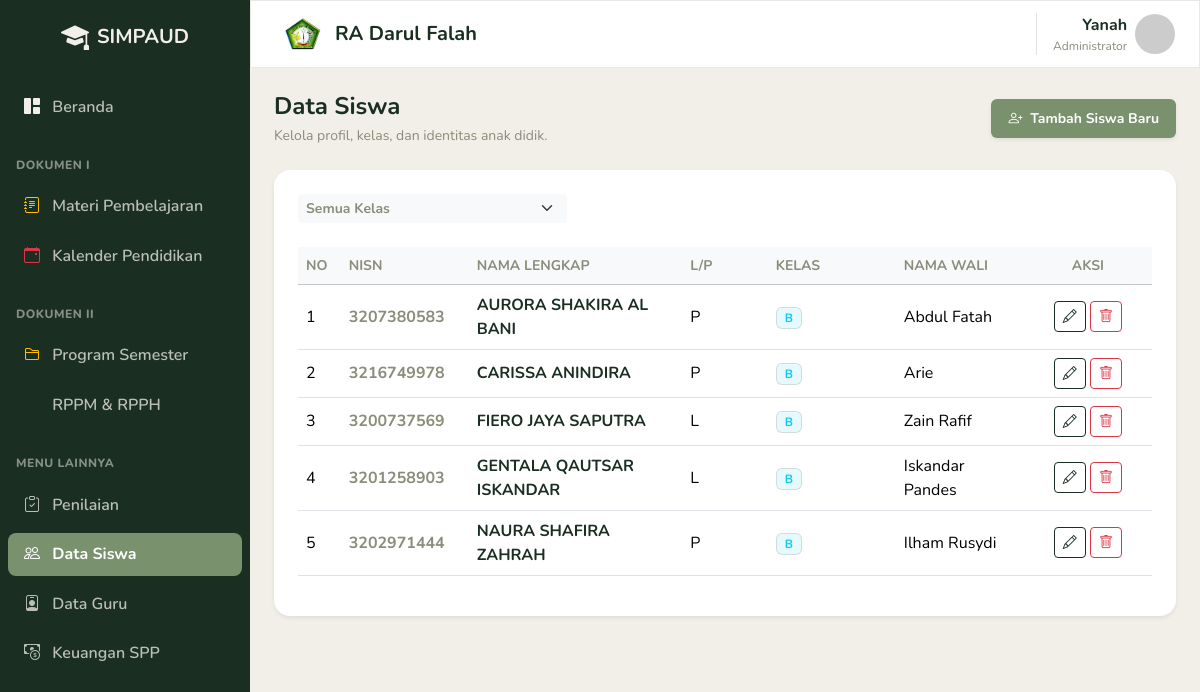
The app's page /siswa.php with its own data.
### tables this page shows
CREATE TABLE `siswa` (
  `id` int(11) NOT NULL,
  `nama_lengkap` varchar(150) NOT NULL,
  `nisn` varchar(20) DEFAULT NULL,
  `nis` varchar(20) DEFAULT NULL,
  `tempat_lahir` varchar(100) DEFAULT NULL,
  `tgl_lahir` date NOT NULL,
  `jk` enum('L','P') NOT NULL,
  `kelas` enum('A','B') NOT NULL,
  `created_at` timestamp NOT NULL DEFAULT current_timestamp(),
  `jenis_kelamin` enum('L','P') DEFAULT NULL,
  `nama_wali` varchar(150) DEFAULT NULL,
  `alamat` text DEFAULT NULL
);

### siswa.php (the view, shortened to what this page needs)
<?php
require_once 'koneksi.php';
try {
    $pdo->exec("CREATE TABLE IF NOT EXISTS siswa (
        id INT AUTO_INCREMENT PRIMARY KEY,
        nisn VARCHAR(20) NOT NULL,
        nama_lengkap VARCHAR(150) NOT NULL,
        kelas VARCHAR(50) NOT NULL,
        jk ENUM('L', 'P') NOT NULL,
        tempat_lahir VARCHAR(100),
        tgl_lahir DATE,
        nama_wali VARCHAR(150),
        alamat TEXT,
        created_at TIMESTAMP DEFAULT CURRENT_TIMESTAMP
    )");
    try { $pdo->exec("ALTER TABLE siswa ADD COLUMN jk ENUM('L', 'P') NULL"); } catch (PDOException $e) {}
    try { $pdo->exec("ALTER TABLE siswa ADD COLUMN tempat_lahir VARCHAR(100) NULL"); } catch (PDOException $e) {}
    try { $pdo->exec("ALTER TABLE siswa ADD COLUMN tgl_lahir DATE NULL"); } catch (PDOException $e) {}
    try { $pdo->exec("ALTER TABLE siswa ADD COLUMN nama_wali VARCHAR(150) NULL"); } catch (PDOException $e) {}
    try { $pdo->exec("ALTER TABLE siswa ADD COLUMN alamat TEXT NULL"); } catch (PDOException $e) {}
} catch (PDOException $e) {}
$kelas_filter = $_GET['kelas'] ?? 'Semua';
if ($kelas_filter !== 'Semua') {
    $stmt = $pdo->prepare("SELECT * FROM siswa WHERE kelas = ? ORDER BY nama_lengkap ASC");
    $stmt->execute([$kelas_filter]);
    $data_siswa = $stmt->fetchAll(PDO::FETCH_ASSOC);
} else {
    $data_siswa = $pdo->query("SELECT * FROM siswa ORDER BY kelas ASC, nama_lengkap ASC")->fetchAll(PDO::FETCH_ASSOC);
}
include 'header.php';
include 'sidebar.php';
?>
<main class="main-content">
    <div class="d-flex justify-content-between align-items-center mb-4">
        <div>
            <h4 class="fw-bold mb-1" style="color: #1A2F22;">Data Siswa</h4>
            <p class="text-muted small mb-0">Kelola profil, kelas, dan identitas anak didik.</p>
        </div>
        <button class="btn btn-sm text-white fw-bold px-3 py-2 shadow-sm" style="background-color: #7A916E; border-radius: 6px;" data-bs-toggle="modal" data-bs-target="#modalTambahSiswa">
            <i class="bi bi-person-plus me-1"></i> Tambah Siswa Baru
        </button>
    </div>
    <div class="card border-0 shadow-sm rounded-4 mb-4">
        <div class="card-body p-4">
            <div class="row mb-4 align-items-center">
                <div class="col-md-4">
                    <form method="GET" action="siswa.php" class="d-flex gap-2">
                        <select name="kelas" class="form-select form-select-sm border-0 bg-light fw-bold text-secondary" onchange="this.form.submit()">
                            <option value="Semua" <?= $kelas_filter=='Semua' ? 'selected' : '' ?>>Semua Kelas</option>
                        </select>
                    </form>
                </div>
            </div>
            <div class="table-responsive">
                <table class="table table-hover align-middle">
                    <thead class="table-light">
                        <tr>
                            <th class="text-muted small text-uppercase" width="5%">No</th>
                            <th class="text-muted small text-uppercase" width="15%">NISN</th>
                            <th class="text-muted small text-uppercase" width="25%">Nama Lengkap</th>
                            <th class="text-muted small text-uppercase" width="10%">L/P</th>
                            <th class="text-muted small text-uppercase" width="15%">Kelas</th>
                            <th class="text-muted small text-uppercase" width="15%">Nama Wali</th>
                            <th class="text-muted small text-uppercase text-center" width="15%">Aksi</th>
                        </tr>
                    </thead>
                    <tbody>
                        <?php if (empty($data_siswa)): ?>
                            <tr><td colspan="7" class="text-center py-4 text-muted">Belum ada data siswa untuk kelas ini.</td></tr>
                        <?php else: $no=1; foreach($data_siswa as $row): ?>
                            <tr>
                                <td><?= $no++ ?></td>
                                <td class="fw-bold text-secondary"><?= htmlspecialchars($row['nisn']) ?></td>
                                <td class="fw-bold" style="color: #1A2F22;"><?= htmlspecialchars($row['nama_lengkap'] ?? '') ?></td>
                                <td><?= htmlspecialchars($row['jk'] ?? '-') ?></td>
                                <td><span class="badge bg-info bg-opacity-10 text-info border border-info border-opacity-25 px-2 py-1"><?= htmlspecialchars($row['kelas'] ?? '') ?></span></td>
                                <td><?= htmlspecialchars($row['nama_wali'] ?? '-') ?></td>
                                <td class="text-center">
                                    <button class="btn btn-sm btn-outline-primary" title="Edit Data" onclick='editSiswa(<?= json_encode($row) ?>)'>
                                        <i class="bi bi-pencil"></i>
                                    </button>
                                    <form method="POST" action="siswa.php" class="d-inline" onsubmit="return confirm('Hapus permanen data siswa ini?');">
                                        <button type="submit" name="hapus_siswa" class="btn btn-sm btn-outline-danger" title="Hapus"><i class="bi bi-trash"></i></button>
                                    </form>
                                </td>
                            </tr>
                        <?php endforeach; endif; ?>
                    </tbody>
                </table>
            </div>
        </div>
    </div>
</main>
<?php include 'footer.php'; ?>

### header.php (shortened to what this page needs)
<!DOCTYPE html>
<html lang="id">
<head>
    <link href="https://cdn.jsdelivr.net/npm/bootstrap@5.3.2/dist/css/bootstrap.min.css" rel="stylesheet">
    <link rel="stylesheet" href="https://cdn.jsdelivr.net/npm/bootstrap-icons@1.11.1/font/bootstrap-icons.css">
</head>
<body class="d-flex overflow-hidden">

### sidebar.php (shortened to what this page needs)
<?php
$current_page = basename($_SERVER['PHP_SELF']);
?>
<nav id="sidebar" class="d-flex flex-column py-3 d-none d-lg-flex overflow-y-auto">
    <div class="text-center mb-4 px-3">
        <div class="d-flex align-items-center justify-content-center gap-2">
            <i class="bi bi-mortarboard-fill fs-3 text-navy"></i>
            <h5 class="mb-0 fw-bold text-navy">SIMPAUD</h5>
        </div>
    </div>
    <ul class="nav flex-column mb-auto">
        <li class="nav-item">
            <a href="index.php" class="nav-link <?= ($current_page == 'index.php') ? 'active' : '' ?>">
                <i class="bi bi-grid-1x2-fill text-navy"></i> Beranda
            </a>
        </li>
        <div class="sidebar-heading text-uppercase">Dokumen I</div>
        <li class="nav-item">
            <a href="materi.php" class="nav-link <?= ($current_page == 'materi.php') ? 'active' : '' ?>">
                <i class="bi bi-journal-text text-warning"></i> Materi Pembelajaran
            </a>
        </li>
        <li class="nav-item">
            <a href="kalender.php" class="nav-link <?= ($current_page == 'kalender.php') ? 'active' : '' ?>">
                <i class="bi bi-calendar-event text-danger"></i> Kalender Pendidikan
            </a>
        </li>
        <div class="sidebar-heading text-uppercase">Dokumen II</div>
        <li class="nav-item">
            <a href="promes.php" class="nav-link <?= ($current_page == 'promes.php') ? 'active' : '' ?>">
                <i class="bi bi-folder2 text-warning"></i> Program Semester
            </a>
        </li>
        <li class="nav-item">
            <a href="rppm.php" class="nav-link <?= ($current_page == 'rppm.php') ? 'active' : '' ?>">
                <i class="bi bi-file-earmark-ruled text-primary"></i> RPPM & RPPH
            </a>
        </li>
        <div class="sidebar-heading text-uppercase">Menu Lainnya</div>
        <li class="nav-item">
            <a href="penilaian.php" class="nav-link <?= ($current_page == 'penilaian.php') ? 'active' : '' ?>">
                <i class="bi bi-clipboard-check"></i> Penilaian
            </a>
        </li>
        <li class="nav-item">
            <a href="siswa.php" class="nav-link <?= ($current_page == 'siswa.php') ? 'active' : '' ?>">
                <i class="bi bi-people"></i> Data Siswa
            </a>
        </li>
        <li class="nav-item">
            <a href="absensi_guru.php" class="nav-link <?= ($current_page == 'absensi_guru.php') ? 'active' : '' ?>">
                <i class="bi bi-person-badge"></i> Data Guru
            </a>
        </li>
        <li class="nav-item">
            <a href="bayar.php" class="nav-link <?= ($current_page == 'bayar.php') ? 'active' : '' ?>">
                <i class="bi bi-cash-coin"></i> Keuangan SPP
            </a>
        </li>
    </ul>
</nav>
<div class="d-flex flex-column flex-grow-1 overflow-hidden">
    <header class="topbar d-flex justify-content-between align-items-center w-100">
        <div class="d-flex align-items-center gap-2">
            <img src="logo.png" alt="Logo RA Darul Falah" width="40" height="40" class="ms-1 ms-md-2 object-fit-contain">
            <h5 class="mb-0 fw-bold text-dark ms-1">RA Darul Falah</h5>
        </div>
        <div class="d-flex align-items-center gap-3">
            <div class="d-flex align-items-center gap-2 border-start ps-3 ms-2">
                <div class="text-end d-none d-md-block">
                    <p class="mb-0 fw-bold fs-6">Yanah</p>
                    <p class="mb-0 text-muted" style="font-size: 0.75rem;">Administrator</p>
                </div>
                <img src="https://ui-avatars.com/api/?name=Yanah&background=0dcaf0&color=fff&rounded=true" alt="User Profile" class="rounded-circle" width="40" height="40">
            </div>
        </div>
    </header>

### footer.php (shortened to what this page needs)
    </div>
</body>
</html>

### header.php (style rules this page uses)
:root { --feather-beige: #F2EFE9; --dusty-olive: #8B8C7A; --herb-leaf: #7A916E; --night-green: #1A2F22; }
body { font-family: 'Nunito', sans-serif; background-color: var(--feather-beige); color: var(--night-green); }
.text-primary, .text-navy, .text-dark { color: var(--night-green) !important; }
.btn-outline-primary { color: var(--night-green) !important; border-color: var(--night-green) !important; }
.text-muted, .text-secondary { color: var(--dusty-olive) !important; }
.border, .border-bottom, .border-top, .border-end, .border-start { border-color: rgba(139, 140, 122, 0.25) !important; }
.custom-card, .topbar { background-color: #FFFFFF !important; border: 1px solid rgba(139, 140, 122, 0.2) !important; }
#sidebar { min-width: 250px; max-width: 250px; min-height: 100vh; background-color: var(--night-green) !important; color: var(--feather-beige) !important; border-right: none; }
#sidebar .text-navy, #sidebar .text-dark { color: var(--feather-beige) !important; }
.sidebar-heading { font-size: 0.75rem; font-weight: 800; color: rgba(242, 239, 233, 0.5); letter-spacing: 0.5px; margin-top: 1.5rem; margin-bottom: 0.5rem; padding-left: 1rem; }
.nav-link { color: rgba(242, 239, 233, 0.75); font-weight: 600; padding: 0.6rem 1rem; border-radius: 8px; margin: 0.2rem 0.5rem; transition: all 0.2s; }
.nav-link.active { background-color: var(--herb-leaf) !important; color: #FFFFFF !important; font-weight: 700; }
.nav-link i { width: 24px; text-align: center; margin-right: 8px; }
.topbar { padding: 0.75rem 1.5rem; }
.main-content { flex-grow: 1; padding: 1.5rem 1.5rem 4rem 1.5rem; height: 100vh; overflow-y: auto; }

### records on screen
siswa: nisn "3207380583", nama_lengkap "AURORA SHAKIRA AL BANI", jk "P", kelas "B", nama_wali "Abdul Fatah"
siswa: nisn "3216749978", nama_lengkap "CARISSA ANINDIRA", jk "P", kelas "B", nama_wali "Arie"
siswa: nisn "3200737569", nama_lengkap "FIERO JAYA SAPUTRA", jk "L", kelas "B", nama_wali "Zain Rafif"
siswa: nisn "3201258903", nama_lengkap "GENTALA QAUTSAR ISKANDAR", jk "L", kelas "B", nama_wali "Iskandar Pandes"
siswa: nisn "3202971444", nama_lengkap "NAURA SHAFIRA ZAHRAH", jk "P", kelas "B", nama_wali "Ilham Rusydi"
